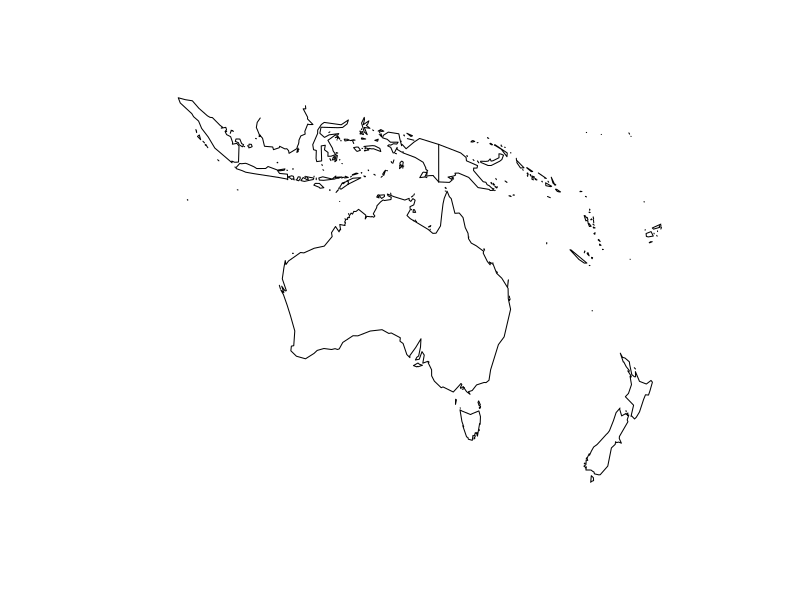

R code for this plot: (Note: this script raises an error after producing the figure.)
library("maps")
library("mapproj")
library("fields")


#map(plot=T, xlim=c(min(lon),max(lon)), ylim=c(min(lat),max(lat)))
map(plot=T, xlim=c(90,180), ylim=c(-50,0),projection="cylindrical")


map_axis = par("usr")

lon_range = which(map_axis[1] < lon & map_axis[2] > lon)
lat_range = which(map_axis[3] < lat & map_axis[4] > lat)

par(new=T)
#image.plot(lon,lat,Soil_moisture)
image(     x=lon[lon_range],
           y=lat[lat_range],
           z=Soil_moisture[lon_range, lat_range])#,
           xlim=c(min(lon[lon_range]),max(lon[lon_range]),
           ylim=c(min(lat[lat_range]),max(lat[lat_range])))
